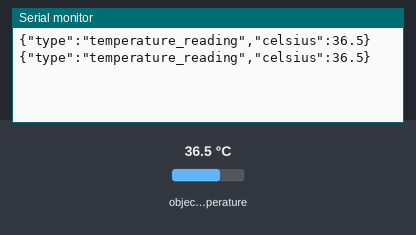
A sketch run on a simulated Arduino Uno, built with avr-gcc and run on an emulated ATmega328P. Parts: the last lines printed to the serial monitor. The inputs (shaded band) are chosen by the test bench; at power-on: object temperature 36.5 °C.

Above: at 2.3 s.
2.4 s: object temperature set to 20 °C
At 3.8 s:
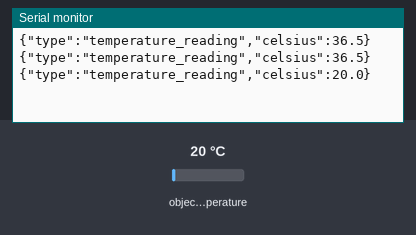
4.5 s: object temperature set to 26 °C
At 5.0 s:
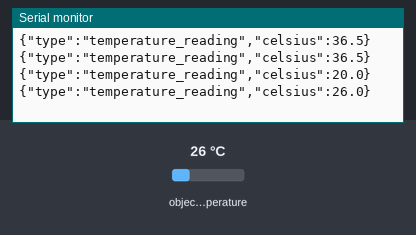
Timing chart, 0 to 7.5 s (numbered marks = the images above; inputs shaded):
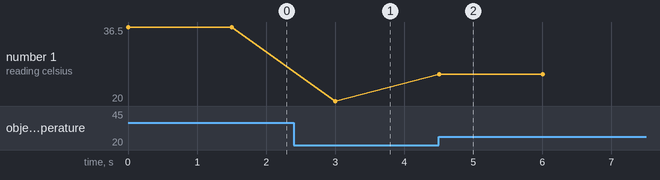

Measured:
- after the input at 2.4 s, the serial monitor: prints a new line after 0.60 s (image 1)
- after the input at 4.5 s, the serial monitor: prints a new line at once (image 2)
- plotted number 1: 36.5 → 20 after the input at 2.4 s, 20 → 26 after the input at 4.5 s

The sketch:

thermal_scanner.ino
```cpp
/**
 * Non-contact IR thermometer — MLX90614 over I2C.
 * Wiring: SDA->GPIO21, SCL->GPIO22 (or per your board's default I2C pins).
 */
#include <Wire.h>
#include <Adafruit_MLX90614.h>

Adafruit_MLX90614 mlx = Adafruit_MLX90614();

void setup() {
  Serial.begin(115200);
  mlx.begin();
}

void loop() {
  double tempC = mlx.readObjectTempC();

  Serial.print("{\"type\":\"temperature_reading\",\"celsius\":");
  Serial.print(tempC, 1);
  Serial.println("}");

  delay(1500); // kiosk-app should show a short "hold still" countdown while this stabilizes
}
```
